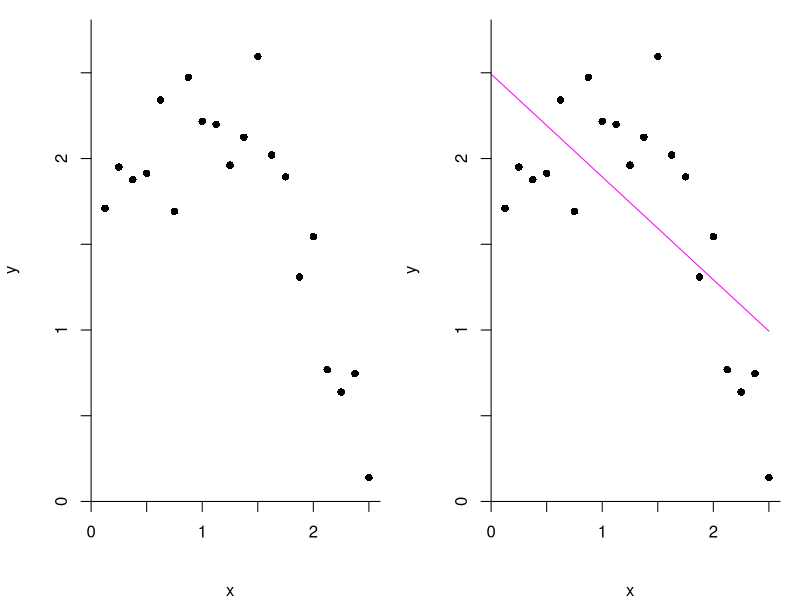
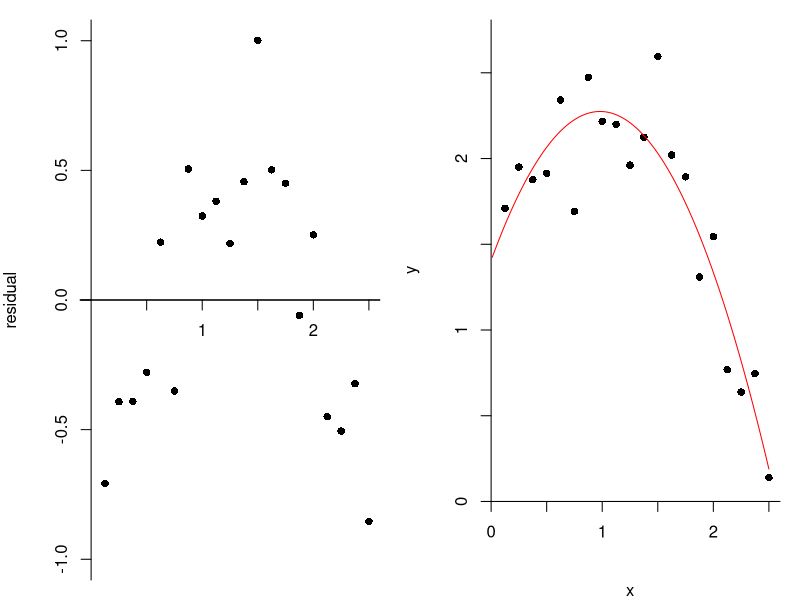
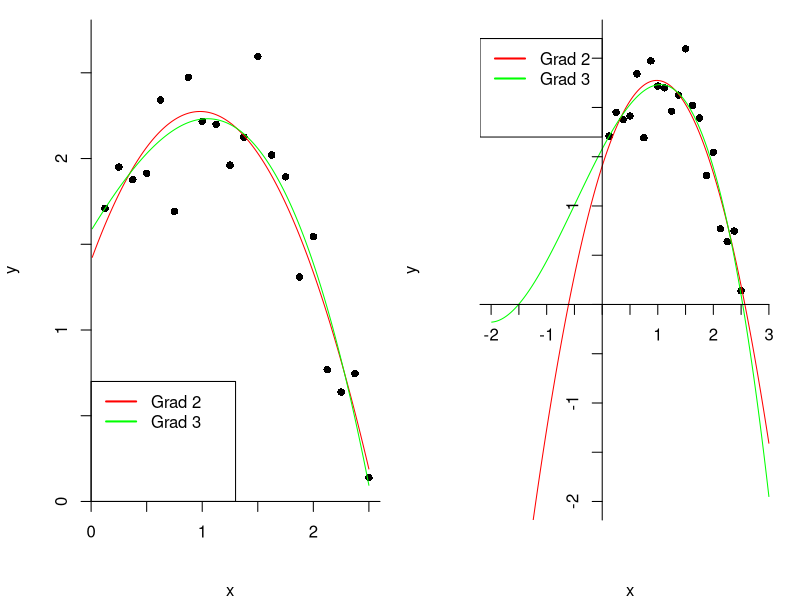
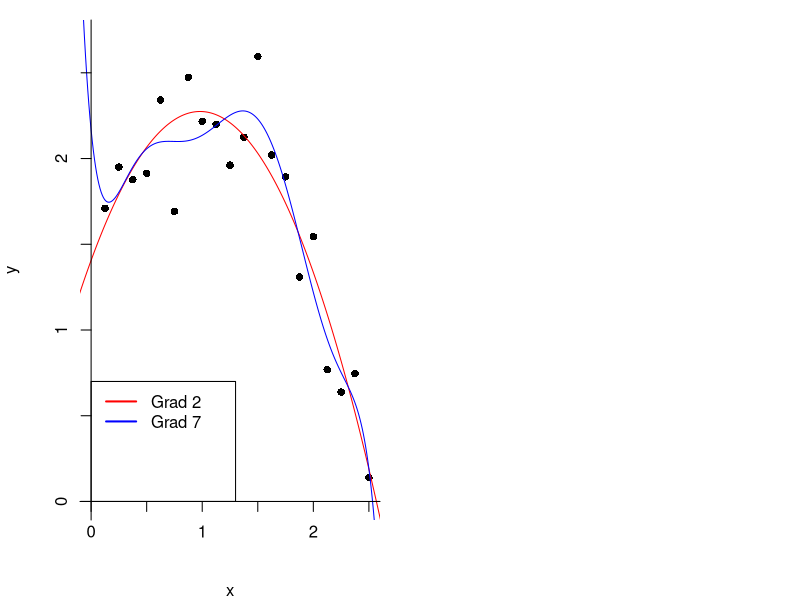
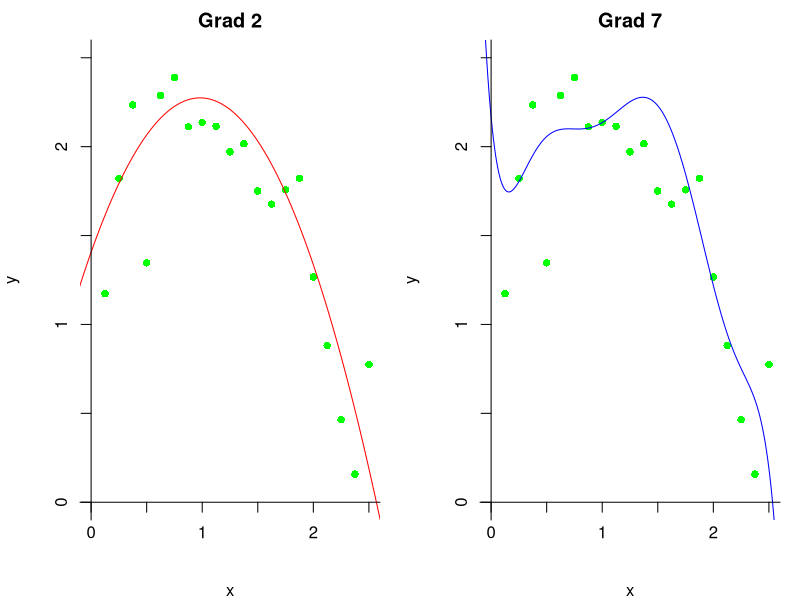

Write R code to recreate these figures, in order.
## ---- chunk 1
#| include=FALSE
library(magick)
library(pdftools) ## Both used for tikz-figure below and needs to be here for `renv`.
set.seed(12345)
x<-(1:20)/8 # x-værdierne
x1<- -(x^2 -2* x +1) # det underliggende andengradspolynomium
x2<-1:250/100 # bruges i plot af grafer

sigma=0.3
eps<-rnorm(20,0,sigma) # error terms
y<-x1+eps # y-værdierne
## ---- chunk 2
#| echo: false
#| fig-cap: Til venstre ses et punktplot af et datasæt. Til højre er den bedste rette linje indtegnet.
#| label: fig-ret_linje
par(mfrow = c(1,2),mar=c(4,4,1,1))
model<-lm(y  ~ x)
plot(x,y+2.3,pch=16,ylab="y",axes=FALSE,xlim=c(0,2.5),ylim=c(0,2.7))
axis(2, at=c(0,0.5,1,1.5,2,2.5,3), labels=c(0,"",1,"",2,"",3), pos=0)
axis(1,at=c(0,0.5,1,1.5,2,2.5,3) ,labels=c(0,"",1,"",2,"",3), pos=0)
plot(x,y+2.3,pch=16,ylab="y",axes=FALSE,xlim=c(0,2.5),ylim=c(0,2.7))
# tidligere stod der dette: 2 er rettet til 2.3, men hvorfor er det overhovedet lagt til? Jf. linjen ovenfor
#lines(x2,2+ predict(model,data.frame(x=x2)), col="magenta")
lines(x2,2.3+ predict(model,data.frame(x=x2)), col="magenta")
axis(2, at=c(0,0.5,1,1.5,2,2.5,3), labels=c(0,"",1,"",2,"",3), pos=0)
axis(1,at=c(0,0.5,1,1.5,2,2.5,3) ,labels=c(0,"",1,"",2,"",3), pos=0)
## ---- chunk 3
#| echo: false
#| fig-cap: Residualplottet for den bedste rette linje indtegnet i @fig-ret_linje.
#| label: fig-residualplot
par(mar=c(1,4,1,1))
model<-lm(y ~ x)
yhat <- predict(model,data.frame(x=x))
plot(x,y-yhat,ylab="residual",xlab="", pch=16,axes=FALSE, xlim=c(0,2.5),ylim=c(-1,1))
abline(h=0)
axis(2, at=c(-2,-1,-0.5,0,0.5,1,2), pos=0)
axis(1, at=c(-1,0.5,1,1.5,2,2.5,3),labels=c(-1,"",1,"",2,"",3) , pos=0)
## ---- chunk 4
#| echo: false
#| fig-cap: Datasættet fra @fig-ret_linje, men nu med en parabel indtegnet.
#| label: fig-parabel
par(mar=c(4,4,1,1))
model<-lm(y ~ x + I(x^2))
plot(x,y+2.3,pch=16,ylab="y",axes=FALSE,xlim=c(0,2.5),ylim=c(0,2.7))
lines(x2,predict(model,data.frame(x=x2))+2.3,col="red")
axis(2, at=c(0,0.5,1,1.5,2,2.5,3), labels=c(0,"",1,"",2,"",3), pos=0)
axis(1,at=c(0,0.5,1,1.5,2,2.5,3) ,labels=c(0,"",1,"",2,"",3), pos=0)
## ---- chunk 5
#| echo: false
#| fig-cap: Et andengradspolynomium (rød) og et tredjegradspolynomium (grøn) fittet til data. 
#| label: fig-2grad_3grad
par(mar=c(4,4,1,1))
model3<-lm(y ~ x + I(x^2) + I(x^3))
plot(x,y+2.3,pch=16,ylab="y",axes=FALSE,xlim=c(0,2.5),ylim=c(0,2.7))
lines(x2,predict(model,data.frame(x=x2))+2.3,col="red")
lines(x2,predict(model3,data.frame(x=x2))+2.3,col="green")
legend(x = c(0,1.3),y=c(0,0.7),          # Position
       legend = c("Grad 2", "Grad 3"),  # Legend texts
       lty = c(1, 1),           # Line types
       col = c("red", "green"),           # Line colors
       lwd = 2) 
axis(2, at=c(0,0.5,1,1.5,2,2.5,3), labels=c(0,"",1,"",2,"",3), pos=0)
axis(1,at=c(0,0.5,1,1.5,2,2.5,3) ,labels=c(0,"",1,"",2,"",3), pos=0)
## ---- chunk 6
#| echo: false
#| fig-cap: Plottet fra @fig-2grad_3grad, men hvor der nu er zoomet lidt ud. Her ses det tydeligt, at der i "enderne" bliver stor forskel på anden- og tredjegradspolynomiet.
#| label: fig-2grad_3grad_zoom
par(mar=c(4,4,1,1))
model3<-lm(y ~ x + I(x^2) + I(x^3))
plot(x,y+2.3, xlim=c(-2,3),ylim=c(-2,2.7),pch=16,ylab="y",axes=FALSE)
x2<-1:500/100 -2
lines(x2, predict(model, data.frame(x=x2))+2.3, col="red")
lines(x2, predict(model3, data.frame(x=x2))+2.3, col="green")
legend(x = c(-2.2,0), y=c(1.7,2.7),          # Position
       legend = c("Grad 2", "Grad 3"),  # Legend texts
       lty = c(1, 1),           # Line types
       col = c("red", "green"),           # Line colors
       lwd = 2) 
axis(2, at=c(-3,-2,-1.5,-1,-0.5,0,0.5,1,1.5,2,2.5,3), labels=c(-3,-2,"",-1,"","","",1,"","","",3), pos=0)
axis(1,at=c(-3,-2,-1.5,-1,-0.5,0,0.5,1,1.5,2,2.5,3) ,labels=c(-3,-2,"",-1,"","","",1,"",2,"",3), pos=0)
## ---- chunk 7
#| echo: false
#| fig-cap: Et andengradspolynomium (rød) og et syvendegradspolynomium (blå) fittet til data. 
#| label: fig-2grad_7grad
par(mar=c(4,4,1,1))
model7<-lm(y ~ x + I(x^2) + I(x^3) + I(x^4) + I(x^5) + I(x^6) + I(x^7))
plot(x,y+2.3,pch=16,xlim=c(0,2.5),ylim=c(0,2.7),ylab="y",axes=FALSE)
lines(x2,predict(model,data.frame(x=x2))+2.3,col="red")
lines(x2,predict(model7,data.frame(x=x2))+2.3,col="blue")
legend(x = c(0,1.3),y=c(0,0.7),          # Position
       legend = c("Grad 2", "Grad 7"),  # Legend texts
       lty = c(1, 1),           # Line types
       col = c("red", "blue"),           # Line colors
       lwd = 2) 
axis(2, at=c(-3,-2,-1.5,-1,-0.5,0,0.5,1,1.5,2,2.5,3), labels=c(-3,-2,"",-1,"",0,"",1,"",2,"",3), pos=0)
axis(1,at=c(-3,-2,-1.5,-1,-0.5,0,0.5,1,1.5,2,2.5,3) ,labels=c(-3,-2,"",-1,"",0,"",1,"",2,"",3), pos=0)
## ---- chunk 8
#| echo: false
#| fig-cap: Andengradspolynomiet (rød) og syvendegradspolynomiet (blå) fra @fig-2grad_7grad sammen med 20 nye datapunkter  (grøn), som kommer fra den samme underliggende fordeling, som de sorte datapunkter fra @fig-2grad_7grad. 
#| label: fig-2grad_7grad_nypunkter
par(mfrow = c(1,2),mar=c(4,4,2,1))
set.seed(1234)
v<-rnorm(20,0,sigma)
#plot(x,y)
x2<-1:400/100 -1

plot(x,x1+v+2.3,col="green", main="Grad 2",ylab="y",pch=16,,xlim=c(0,2.5),ylim=c(0,2.5),axes=FALSE)
lines(x2,predict(model,data.frame(x=x2))+2.3,col="red")
axis(2, at=c(-3,-2,-1.5,-1,-0.5,0,0.5,1,1.5,2,2.5,3), labels=c(-3,-2,"",-1,"",0,"",1,"",2,"",3), pos=0)
axis(1,at=c(-3,-2,-1.5,-1,-0.5,0,0.5,1,1.5,2,2.5,3) ,labels=c(-3,-2,"",-1,"",0,"",1,"",2,"",3), pos=0)

#plot(x,y)
plot(x,x1+v+2.3,col="green",main="Grad 7", ,ylab="y",pch=16,xlim=c(0,2.5),ylim=c(0,2.5),axes=FALSE)

#plot(x,x1+v,col="magenta", main="Grad 2",ylab="y",pch=16)
#lines(x2,predict(model,data.frame(x=x2)),col="red")
#plot(x,y)
#plot(x,x1+v,col="magenta",main="Grad 7",ylab="y",pch=16)

lines(x2,predict(model7,data.frame(x=x2))+2.3,col="blue")
axis(2, at=c(-3,-2,-1.5,-1,-0.5,0,0.5,1,1.5,2,2.5,3), labels=c(-3,-2,"",-1,"",0,"",1,"",2,"",3), pos=0)
axis(1,at=c(-3,-2,-1.5,-1,-0.5,0,0.5,1,1.5,2,2.5,3) ,labels=c(-3,-2,"",-1,"",0,"",1,"",2,"",3), pos=0)

## ---- chunk 9
#| include: false
## Kode der ikke bruges lige nu

# RSS test
#RSS2<-sum((x1+v -predict(model,data.frame(x=x)))^2)
#RSS3<-sum((x1+v -predict(model3,data.frame(x=x)))^2)
#RSS7<-sum((x1+v -predict(model7,data.frame(x=x)))^2)
#RSS træn
#RSS2<-sum((y-predict(model,data.frame(x=x)))^2)
#RSS3<-sum((y-predict(model3,data.frame(x=x)))^2)
#RSS7<-sum((y -predict(model7,data.frame(x=x)))^2)

# par(mfrow = c(1,2))
# model15<-lm(y ~ x + I(x^2) + I(x^3) + I(x^4) + I(x^5) + I(x^6) + I(x^7)
#             +I(x^8) + I(x^9) + I(x^10)+ I(x^11) + I(x^12))
# plot(x,y)
# lines(x2,predict(model,data.frame(x=x2)),col="red")
# lines(x2,predict(model15,data.frame(x=x2)),col="blue")
# plot(x,x1+v,col="green")
# lines(x2,predict(model,data.frame(x=x2)),col="red")
# lines(x2,predict(model15,data.frame(x=x2)),col="blue")
